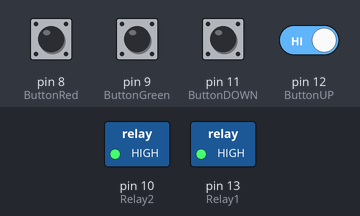
Simulated run of this sketch. Board: Arduino Uno, built with avr-gcc and run on an emulated ATmega328P. Shown: switched loads named in the sketch (green lamp = pin HIGH). Dashed ring = blinking. Inputs (shaded band) come from the test bench; at power-on: pin 8 (ButtonRed), pin 9 (ButtonGreen), pin 11 (ButtonDOWN), pin 12 (ButtonUP) HIGH.

Above: at 1.2 s.
1.3 s: pin 8 (ButtonRed) pulled LOW for 0.15 s
At 1.4 s:
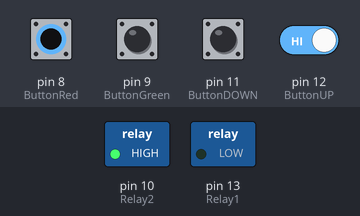
4.3 s: pin 11 (ButtonDOWN) pulled LOW for 0.15 s
At 5.4 s:
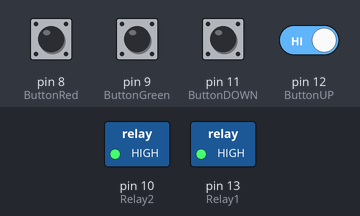
6.0 s: pin 9 (ButtonGreen) pulled LOW for 0.15 s
At 6.3 s:
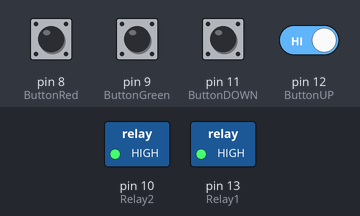
9.0 s: pin 8 (ButtonRed) pulled LOW for 1 s
At 11.4 s:
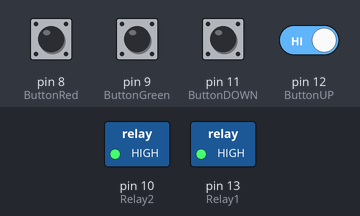
12.0 s: pin 9 (ButtonGreen) pulled LOW for 1 s
At 12.1 s:
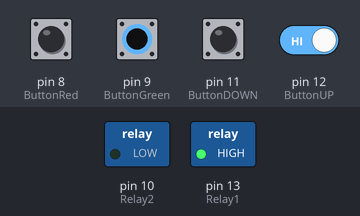
15.0 s: pin 9 (ButtonGreen) driven LOW and pin 12 (ButtonUP) driven LOW
At 17.32 s:
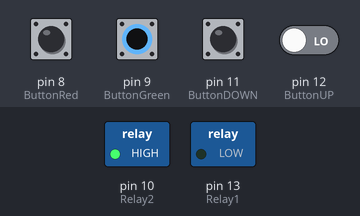
Timing chart, 0 to 19.0 s (numbered marks = the images above; inputs shaded):
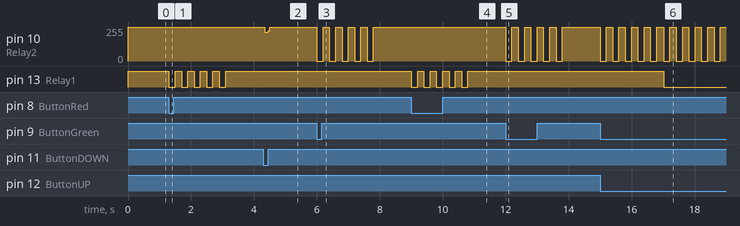

The sketch:

Blinking-led.ino
```cpp
const int ButtonUP = 12;
const int ButtonDOWN = 11;

const int ButtonGreen = 9;
const int ButtonRed = 8;

const int Relay1 = 13;
const int Relay2 = 10;

// Variable to hold switch state
int switchStateUP = 0;
int switchStateDOWN = 0;
int switchStateGreen = 0;
int switchStateRed = 0;

void setup() {
  // Set the switch pin as an input
  pinMode(ButtonUP, INPUT_PULLUP);  // Using INPUT_PULLUP to prevent floating input
  pinMode(ButtonDOWN, INPUT_PULLUP);
  pinMode(ButtonGreen, INPUT_PULLUP);
  pinMode(ButtonRed, INPUT_PULLUP);

  // Set the LED pin as an output
  pinMode(Relay1, OUTPUT);
  pinMode(Relay2, OUTPUT);

  Serial.begin(9600);
}

void loop() {
  // Read the state of the switch
  switchStateUP = digitalRead(ButtonUP);
  switchStateDOWN = digitalRead(ButtonDOWN);
  switchStateGreen = digitalRead(ButtonGreen);
  switchStateRed = digitalRead(ButtonRed);

  // If the up switch is pressed (LOW state)
  /*
  if (switchStateUP == LOW) {
    digitalWrite(Relay1, LOW);
    //delay(1);
  } else {
    digitalWrite(Relay1, HIGH);
  }*/

  //btnState = digitalRead(buttonPin);


  if (switchStateUP == LOW) {
    delay(20);
    switchStateUP = digitalRead(ButtonUP);
    if (switchStateUP == LOW) {
      // Toggle The Output LED Pin
      digitalWrite(Relay1, LOW);
    }else{
      digitalWrite(Relay1, HIGH);
    }
  }


  // If the ButtonDOWN is pressed (LOW state)
  if (switchStateDOWN == LOW) {
    digitalWrite(Relay2, LOW);
    //delay(1);
  } else {
    digitalWrite(Relay2, HIGH);
  }

  if (switchStateGreen == LOW) {
    // Turn on the LED
    for(int i=0; i<5; i++) {
      digitalWrite(Relay2, LOW);
      delay(200);
      digitalWrite(Relay2, HIGH);
      delay(200);
    }
  } else {
    // Otherwise, turn off the LED
    digitalWrite(Relay2, HIGH);
  }

  if (switchStateRed == LOW) {
  // Turn on the LED
  for(int i=0; i<5; i++) {
    digitalWrite(Relay1, LOW);
    delay(200);
    digitalWrite(Relay1, HIGH);
    delay(200);
  }
  } else {
    // Otherwise, turn off the LED
    digitalWrite(Relay1, HIGH);
  }

}
```

Measured:
- after the input at 1.3 s, pin 13 (Relay1): alternates HIGH for 0.20 s and LOW for 0.20 s, 10 changes in all, then stays HIGH, starting at once
- after the input at 4.3 s, pin 10 (Relay2): 255/255 → 216/255 at once, → 255/255 0.12 s later
- after the input at 6.0 s, pin 10 (Relay2): alternates 255/255 for 0.20 s and 0/255 for 0.20 s, 10 changes in all, then stays 255/255, starting at once
- after the input at 9.0 s, pin 13 (Relay1): alternates HIGH for 0.20 s and LOW for 0.20 s, 10 changes in all, then stays HIGH, starting at once
- after the input at 12.0 s, pin 10 (Relay2): alternates 255/255 for 0.20 s and 0/255 for 0.20 s, 10 changes in all, then stays 255/255, starting at once
- after the input at 15.0 s, pin 10 (Relay2): alternates 255/255 for 0.20 s and 0/255 for 0.20 s, starting at once; pin 13 (Relay1): HIGH → LOW after 2.0 s
